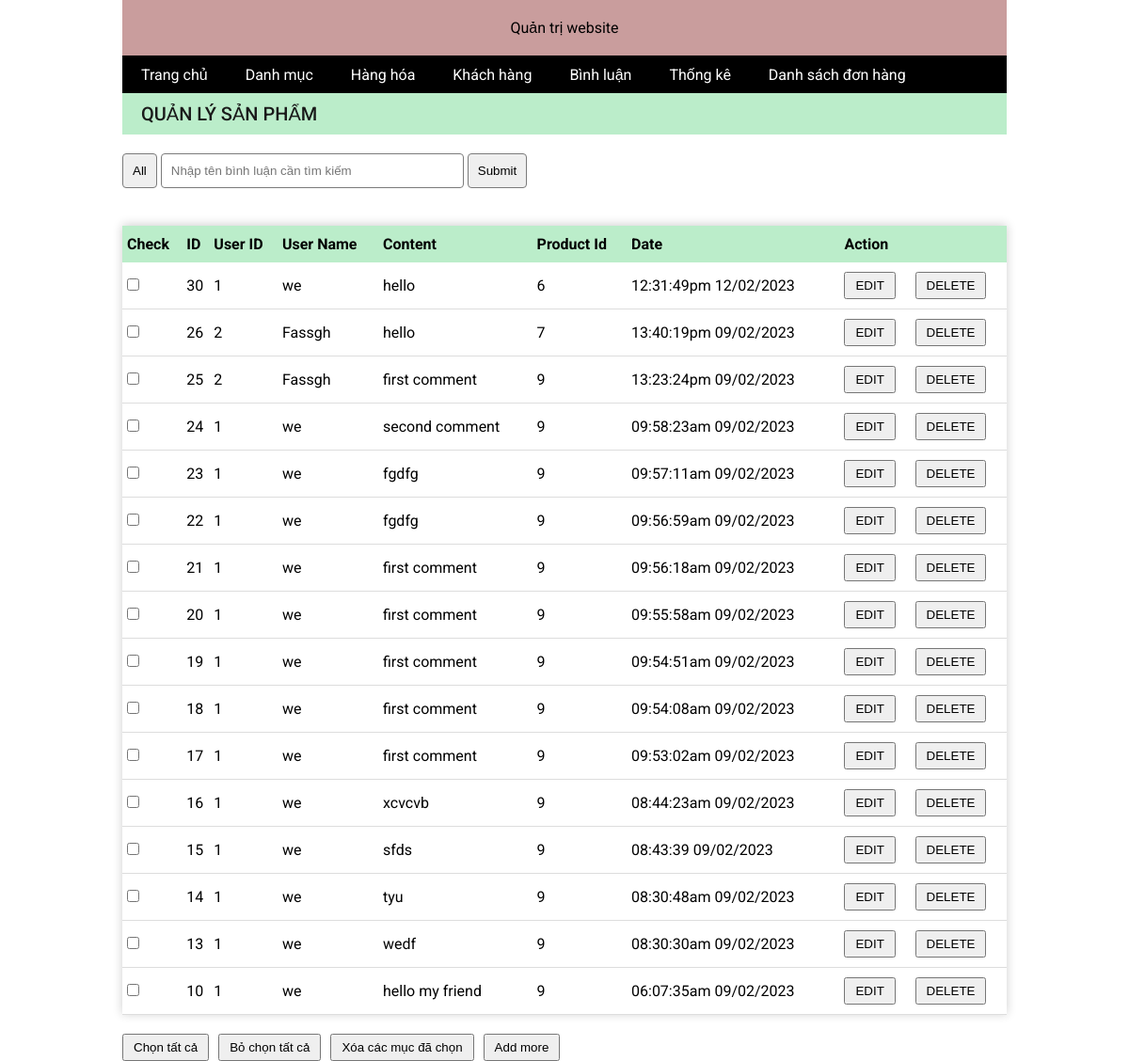
The app's page /admin/index.php?act=comment_list with its own data.
### tables this page shows
CREATE TABLE `comment` (
  `id` int(11) NOT NULL,
  `content` varchar(255) NOT NULL,
  `product_id` int(11) NOT NULL,
  `customer_id` int(11) NOT NULL,
  `date` varchar(30) NOT NULL
);

CREATE TABLE `customer` (
  `id` int(11) NOT NULL,
  `user` varchar(255) NOT NULL,
  `password` varchar(255) NOT NULL,
  `email` varchar(255) NOT NULL,
  `address` varchar(255) NOT NULL,
  `tele` int(15) NOT NULL,
  `role` varchar(255) NOT NULL
);

### model/pdo.php (called while the page is built, shortened)
<?php
function pdo_get_connection(){
    $dburl = 'mysql:host=127.0.0.1;dbname=model_project;charset=utf8';
    $username = 'root';
    $password = '';
    $conn = new PDO($dburl,$username,$password);
    $conn->setAttribute(PDO::ATTR_ERRMODE,PDO::ERRMODE_EXCEPTION);
    return $conn;
}
function pdo_query($sql){
    $sql_args = array_slice(func_get_args(),1);
    try{
        $conn = pdo_get_connection();
        $stmt = $conn->prepare($sql);
        $stmt->execute($sql_args);
        $rows = $stmt->fetchAll();
        return $rows;
    }
    catch(PDOException $e){
        throw $e;
    }
    finally{
        unset($conn);
    }
}
function pdo_query_one($sql){
    $sql_args = array_slice(func_get_args(),1);
    try{
        $conn = pdo_get_connection();
        $stmt = $conn->prepare($sql);
        $stmt->execute($sql_args);
        $row = $stmt->fetch(PDO::FETCH_ASSOC);
        return $row;
    }
    catch(PDOException $e){
        throw $e;
    }
    finally{
        unset($conn);
    }
}
?>

### model/comment.php (called while the page is built, shortened)
<?php
function select_comment_list($id_user)
{
    $sql = "SELECT * FROM comment WHERE 1";
    if($id_user>0){
        $sql.= " AND customer_id = $id_user";
    }
    else{
        $sql.= " ORDER BY id DESC";
    }
    $comment = pdo_query($sql);
    return $comment;
}
?>

### model/account.php (called while the page is built, shortened)
<?php
function checkUserId($id){
    $sql = "SELECT * FROM customer WHERE id = $id ";
    $result = pdo_query_one($sql);
    return $result;
}
?>

### admin/comment/list.php (the view)
<main class="w-100">
    <div class="add_new w-100">Quản lý sản phẩm</div>
    <form class="form_filter_product" style="margin-top: 20px;" action="index.php?act=comment_list" method="POST">
        <input type="submit" name="allComment" value="All">
        <input style="width:300px;" type="text" name="filter_comment" placeholder="Nhập tên bình luận cần tìm kiếm">
        <input type="submit" name="submit_filter_comment">
    </form>
    <table class="product_table">
        <thead>
            <tr class="tr-thead">
                <th>Check</th>
                <th>ID</th>
                <th>User ID</th>
                <th>User Name</th>
                <th>Content</th>
                <th>Product Id</th>
                <th>Date</th>
                <th>Action</th>
                <th></th>
            </tr>
        </thead>
        <tbody>
            <?php
            for ($i = 0; $i < count($list_comment); $i++) {
                $id = $list_comment[$i]['id'];
                $customer_id = $list_comment[$i]['customer_id'];
                $checkUserName = checkUserId($customer_id);
                $userName = $checkUserName['user'];
                $content = $list_comment[$i]['content'];
                $product_id = $list_comment[$i]['product_id'];
                $date = $list_comment[$i]['date'];
                $url_delete = "index.php?act=delete_comment&id=$id";
                $url_edit = "index.php?act=edit_comment&id=$id";
            ?>
                <tr class="">
                    <td>
                        <input type="checkbox" />
                    </td>
                    <td><?=  $id ?></td>
                    <td><?=  $customer_id ?></td>
                    <td><?=  $userName ?></td>
                    <td><?=    $content ?></td>
                    <td><?=  $product_id ?></td>
                    <td><?=  $date ?></td>
                    <td>
                        <a href="<?= $url_edit ?>">
                            <button class="edit-category">EDIT</button>
                        </a>
                    </td>
                    <td>
                        <a href="<?= $url_delete ?>" onclick="confirm('Are you sure to delete ?')">
                            <button  class="delete-category">DELETE</button>
                        </a>
                    </td>
                </tr>
            <?php } ?>
        </tbody>
    </table>
    <div class="button_form">
        <button class="btn_name_category">Chọn tất cả</button>
        <button type="reset" class="btn_name_category">Bỏ chọn tất cả</button>
        <button type="reset" class="btn_name_category">Xóa các mục đã chọn</button>
        <button class="btn_name_category">
            <a href="index.php?act=add_customer"> Add more</a>
        </button>
    </div>
</main>

### css/admin.css (style rules this page uses)
* { padding: 0; margin: 0; }
body { display: flex; justify-content: center; align-items: center; font-family: "Roboto",sans-serif; }
.w-100 { width: 100%; }
.add_new { background-color: rgb(187, 237, 202); padding: 10px 20px; box-sizing: border-box; font-size: 20px; text-transform: uppercase; font-weight: 500; color: rgb(26, 26, 26); }
form input { margin-bottom: 20px; padding: 10px 10px; border-radius: 4px; border: 1px solid rgb(123, 123, 123); }
.button_form { display: flex; gap: 10px; }
.btn_name_category { padding: 5px 10px; }
.btn_name_category a { text-decoration: none; color: black; }

### css/category.css (style rules this page uses)
* { padding: 0; margin: 0; }
body { display: flex; justify-content: center; align-items: center; font-family: "Roboto", sans-serif; }
.w-100 { width: 100%; }
.add_new { background-color: rgb(187, 237, 202); padding: 10px 20px; box-sizing: border-box; font-size: 20px; text-transform: uppercase; font-weight: 500; color: rgb(26, 26, 26); }
.button_form { display: flex; gap: 10px; margin-top: 20px; }
table { width: 100%; box-shadow: 0px -1px 10px rgb(206, 206, 206); border-collapse: collapse; overflow: hidden; margin: 20px 0px; }
th { text-align: left; }
.tr-thead { background-color: rgb(187, 237, 202); }
th { padding: 10px 0px; padding-left: 5px; }
td { border-bottom: 1px solid #ddd; text-align: left; padding: 10px 0px; padding-left: 5px; }
.button_form { display: flex; gap: 10px; }
.btn_name_category { padding: 5px 10px; }
.btn_name_category a { text-decoration: none; color: black; }
.edit-category { padding: 5px 10px; }
.delete-category { padding: 5px 10px; }

### records on screen
comment: id "30", customer "1", customer.user "we", content "hello", product "6", date "12:31:49pm 12/02/2023"
comment: id "26", customer "2", customer.user "Fassgh", content "hello", product "7", date "13:40:19pm 09/02/2023"
comment: id "25", customer "2", customer.user "Fassgh", content "first comment", product "9", date "13:23:24pm 09/02/2023"
comment: id "24", customer "1", customer.user "we", content "second comment", product "9", date "09:58:23am 09/02/2023"
comment: id "23", customer "1", customer.user "we", content "fgdfg", product "9", date "09:57:11am 09/02/2023"
comment: id "22", customer "1", customer.user "we", content "fgdfg", product "9", date "09:56:59am 09/02/2023"
comment: id "21", customer "1", customer.user "we", content "first comment", product "9", date "09:56:18am 09/02/2023"
comment: id "20", customer "1", customer.user "we", content "first comment", product "9", date "09:55:58am 09/02/2023"
comment: id "19", customer "1", customer.user "we", content "first comment", product "9", date "09:54:51am 09/02/2023"
comment: id "18", customer "1", customer.user "we", content "first comment", product "9", date "09:54:08am 09/02/2023"
comment: id "17", customer "1", customer.user "we", content "first comment", product "9", date "09:53:02am 09/02/2023"
comment: id "16", customer "1", customer.user "we", content "xcvcvb", product "9", date "08:44:23am 09/02/2023"
comment: id "15", customer "1", customer.user "we", content "sfds", product "9", date "08:43:39 09/02/2023"
comment: id "14", customer "1", customer.user "we", content "tyu", product "9", date "08:30:48am 09/02/2023"
comment: id "13", customer "1", customer.user "we", content "wedf", product "9", date "08:30:30am 09/02/2023"
comment: id "10", customer "1", customer.user "we", content "hello my friend", product "9", date "06:07:35am 09/02/2023"
